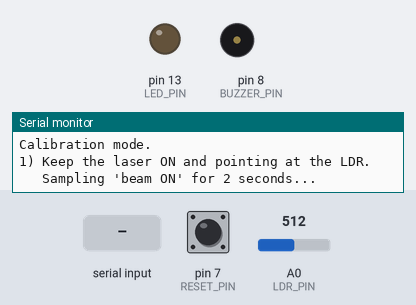
The sketch below on a simulated Arduino Uno, built with avr-gcc and run on an emulated ATmega328P. Parts: output pins drawn as LEDs (lit = HIGH), buzzer (waves = sounding), the last lines printed to the serial monitor. Dashed ring = blinking. The test bench sets the inputs (shaded band); at power-on: A0 (LDR_PIN) = 512, pin 7 (RESET_PIN) HIGH.

Above: at 0.9 s.
1.0 s: "1" received over Serial
3.7 s: A0 (LDR_PIN) set to 497
At 4.64 s:
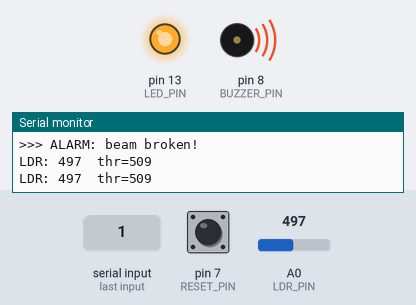
6.7 s: pin 7 (RESET_PIN) pulled LOW for 0.15 s
At 7.06 s:
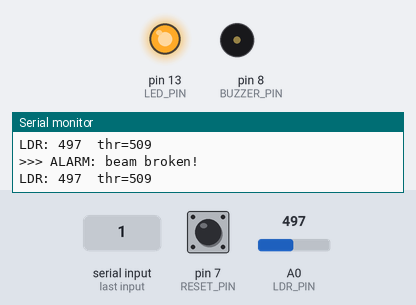
9.7 s: pin 7 (RESET_PIN) pulled LOW for 1 s
At 9.94 s:
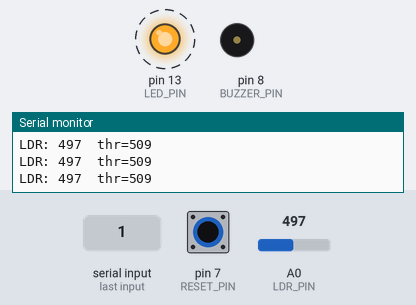
13.7 s: pin 7 (RESET_PIN) pulled LOW for 3.2 s
At 17.3 s:
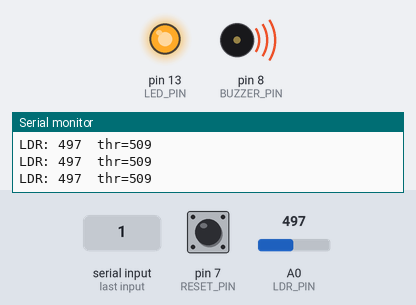
18.4 s: pin 7 (RESET_PIN) driven LOW
At 18.67 s:
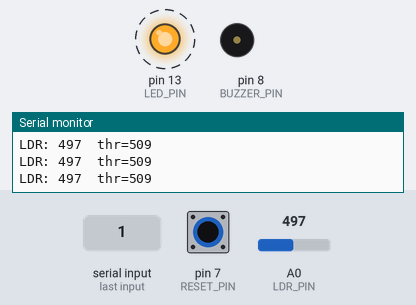
Timing chart, 0 to 22.4 s (numbered marks = the images above; inputs shaded):
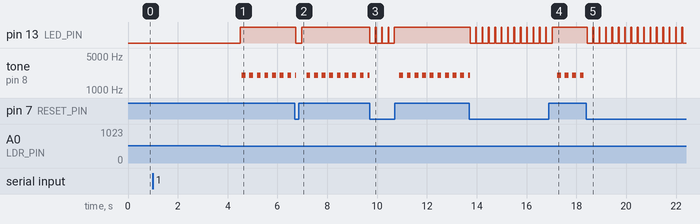

The sketch:

laser_trip_alarm.ino
```cpp
/*
  Laser Tripwire Alarm (Instant Reset, Passive Buzzer)
  Components:
    - LDR voltage divider: 5V -> LDR -> A0 -> 10k -> GND
    - Passive Buzzer: D8 -> + , - -> GND
    - LED: D13 -> resistor -> LED -> GND (optional)
    - Reset button: D7 to button to GND (INPUT_PULLUP)
*/

const int LDR_PIN = A0;
const int BUZZER_PIN = 8;
const int LED_PIN = 13;
const int RESET_PIN = 7;

const bool USE_TONE = true;       // true = passive buzzer
const bool AUTO_CALIBRATE = true; // auto threshold

int FIXED_THRESHOLD = 600;
const int AVG_SAMPLES = 5;
const unsigned int CONSECUTIVE_REQUIRED = 5;

unsigned int consecutiveBroken = 0;
bool alarmOn = false;
int thresholdVal = 600;

void setup() {
  pinMode(BUZZER_PIN, OUTPUT);
  pinMode(LED_PIN, OUTPUT);
  pinMode(RESET_PIN, INPUT_PULLUP);

  Serial.begin(9600);
  delay(100);
  Serial.println("=== Laser Tripwire (Instant Reset) ===");

  if (AUTO_CALIBRATE) calibrateThreshold();
  else {
    thresholdVal = FIXED_THRESHOLD;
    Serial.print("Using fixed threshold = ");
    Serial.println(thresholdVal);
  }
}

void loop() {
  // Check reset first — works even during alarm
  if (digitalRead(RESET_PIN) == LOW && alarmOn) {
    resetAlarm();
    return;
  }

  int val = smoothRead();
  Serial.print("LDR: ");
  Serial.print(val);
  Serial.print("  thr=");
  Serial.println(thresholdVal);

  if (!alarmOn) {
    if (val < thresholdVal) {
      consecutiveBroken++;
      if (consecutiveBroken >= CONSECUTIVE_REQUIRED) {
        triggerAlarm();
      }
    } else {
      consecutiveBroken = 0;
    }
  } else {
    // Beeping loop (non-blocking)
    static unsigned long lastBeep = 0;
    static bool beepState = false;
    unsigned long now = millis();

    if (now - lastBeep > 150) {
      lastBeep = now;
      if (beepState) noTone(BUZZER_PIN);
      else tone(BUZZER_PIN, 2000);  // 2 kHz beep
      beepState = !beepState;
    }
  }

  delay(30);
}

int smoothRead() {
  long s = 0;
  for (int i = 0; i < AVG_SAMPLES; ++i) {
    s += analogRead(LDR_PIN);
    delay(4);
  }
  return s / AVG_SAMPLES;
}

void triggerAlarm() {
  Serial.println(">>> ALARM: beam broken!");
  alarmOn = true;
  digitalWrite(LED_PIN, HIGH);
}

void resetAlarm() {
  Serial.println("Alarm reset.");
  alarmOn = false;
  digitalWrite(LED_PIN, LOW);
  noTone(BUZZER_PIN);
  consecutiveBroken = 0;
}

void calibrateThreshold() {
  Serial.println("Calibration mode.");
  Serial.println("1) Keep the laser ON and pointing at the LDR.");
  Serial.println("   Sampling 'beam ON' for 2 seconds...");
  long sumOn = 0;
  unsigned long end = millis() + 2000;
  int nOn = 0;
  while (millis() < end) {
    sumOn += analogRead(LDR_PIN);
    nOn++;
    delay(15);
  }
  int avgOn = sumOn / nOn;
  Serial.print("Avg (beam ON) = ");
  Serial.println(avgOn);

  Serial.println("2) Block the beam and press any key in Serial Monitor.");
  while (Serial.available() == 0) delay(50);
  while (Serial.available()) Serial.read();

  Serial.println("Sampling 'beam OFF' for 2 seconds...");
  long sumOff = 0;
  nOn = 0;
  end = millis() + 2000;
  while (millis() < end) {
    sumOff += analogRead(LDR_PIN);
    nOn++;
    delay(15);
  }
  int avgOff = sumOff / nOn;
  Serial.print("Avg (beam OFF) = ");
  Serial.println(avgOff);

  thresholdVal = (avgOn + avgOff) / 2;
  Serial.print("Auto threshold set to ");
  Serial.println(thresholdVal);
  Serial.println("Calibration complete. Start testing.");
}
```

Measured:
- the behaviour switches between 511 and 510 on A0 (LDR_PIN) (found by bisection; images 0 and 1)
- after the input at 3.7 s, pin 13 (LED_PIN): LOW → HIGH after 0.82 s; tone on pin 8 (BUZZER_PIN): alternates 2000 Hz for 0.15 s and silent for 0.15 s, starting after 0.87 s
- after the input at 6.7 s, pin 13 (LED_PIN): HIGH → LOW at once, → HIGH 0.23 s later
- after the input at 9.7 s, pin 13 (LED_PIN): alternates HIGH for 0.03 s and LOW for 0.23 s, 8 changes in all, then stays HIGH, starting at once
- after the input at 13.7 s, pin 13 (LED_PIN): alternates HIGH for 0.03 s and LOW for 0.23 s, 26 changes in all, then stays HIGH, starting at once
- after the input at 18.4 s, pin 13 (LED_PIN): alternates HIGH for 0.03 s and LOW for 0.23 s, starting at once; tone on pin 8 (BUZZER_PIN): stops changing and stays silent
